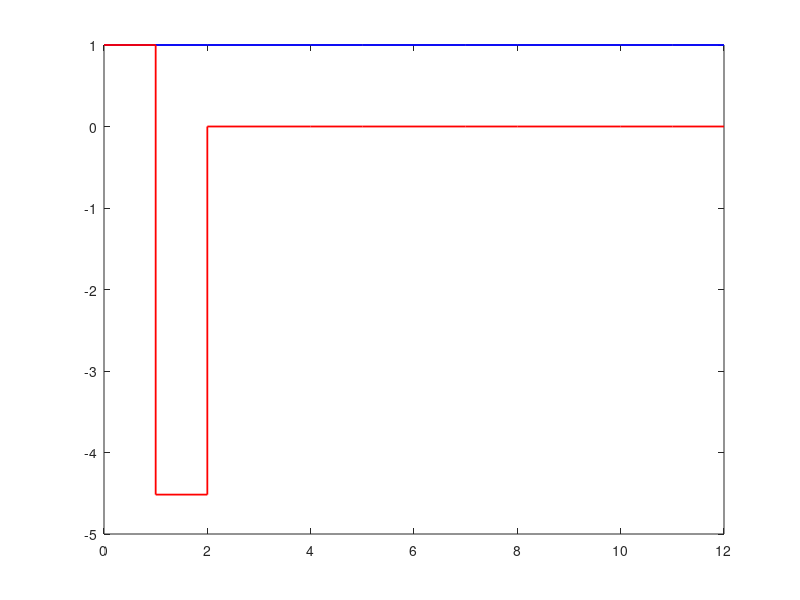

This chart was generated by the following MATLAB code: (Note: this script raises an error after producing the figure.)
%% Digital Control III: Deadbeat Control
% *A discrete-only trick: reach the target in a finite number of steps.*
%
% In continuous time you cannot place a pole "at $-\infty$", so a response
% only ever decays asymptotically. In discrete time you can place *every*
% closed-loop pole at $z=0$: the closed-loop state-transition matrix
% becomes nilpotent, and the system reaches its target in at most $n$
% samples. This is *deadbeat* control. You will:
%
% * discretize a plant and place its discrete poles at the origin with |acker|,
% * verify the closed-loop $A-BK$ is nilpotent, and
% * watch the state hit zero in exactly $n$ steps.
%
% Run with |publish('DeadbeatControl.m')|, or step through with *Ctrl+Enter*.

%% Discretize the plant
% Continuous plant $G(s)=\dfrac{1}{s^2+s}$ (an integrator plus a lag),
% sampled at $T=0.2$ s.
G    = tf(1,[1 1 0]);
T    = 0.2;
sysd = c2d(ss(G), T);
A = sysd.A; B = sysd.B;
n = size(A,1);

%% Place all discrete poles at z = 0
% Deadbeat design puts every eigenvalue of $A-BK$ at the origin.
K = acker(A, B, zeros(1,n));
fprintf('Deadbeat gain K = %s\n', mat2str(K,4))
fprintf('Closed-loop poles: %s (all at 0)\n', mat2str(eig(A-B*K).',3))

%% Nilpotency: why it settles in n steps
% Because the closed-loop matrix has all eigenvalues at $0$, it is
% *nilpotent*: $(A-BK)^n=0$. From any initial state the free response is
% therefore identically zero after $n$ samples.
Acl = A - B*K;
fprintf('||(A-BK)^%d|| = %.2e  (should be ~0)\n', n, norm(Acl^n))

%% Before vs. after: open loop vs. deadbeat
% Simulate both from the same initial state. The open-loop plant (a pole
% at $z=1$) never returns to zero; the deadbeat loop snaps to zero at
% $k=n$.
N = 12;
x_ol = zeros(n,N+1); x_ol(:,1) = [1;1];
x_db = zeros(n,N+1); x_db(:,1) = [1;1];
for k = 1:N
    x_ol(:,k+1) = A   * x_ol(:,k);
    x_db(:,k+1) = Acl * x_db(:,k);
end

figure
stairs(0:N, x_ol(1,:),'b','LineWidth',1.3)
hold on
stairs(0:N, x_db(1,:),'r','LineWidth',1.3)
xline(n,'k:',sprintf('settled at k=%d',n))
hold off
grid on
legend('Before (open loop)','After (deadbeat)','Interpreter','latex','FontSize',12)
title('Deadbeat Control: State Reaches Zero in $n$ Steps','Interpreter','latex','FontSize',15)
ylabel('$x_1$','Interpreter','latex','FontSize',16); set(get(gca,'YLabel'),'Rotation',0)
xlabel('sample $k$','Interpreter','latex','FontSize',16)

%% The price of deadbeat: control effort
% Settling instantly is not free -- the control signal $u_k=-Kx_k$ is
% large at the first step, and the design is very sensitive to the model
% and the chosen sample time.
u_db = -K * x_db;
figure
stairs(0:N, u_db,'r','LineWidth',1.3)
grid on
title('Deadbeat Control Effort','Interpreter','latex','FontSize',15)
ylabel('$u_k$','Interpreter','latex','FontSize',16); set(get(gca,'YLabel'),'Rotation',0)
xlabel('sample $k$','Interpreter','latex','FontSize',16)

%% Summary
% * Discrete pole placement at $z=0$ makes $A-BK$ nilpotent.
% * The closed loop settles *exactly*, in at most $n$ samples -- a feat
%   impossible in continuous time.
% * The cost is large control effort and high sensitivity, so deadbeat is
%   used sparingly and only when the model is trustworthy.

%% Try it yourself
% * Lengthen the sample time |T| and notice the deadbeat gain |K| shrink,
%   while the fixed n-step settling takes longer in real time.
% * Add a third state and confirm the loop still settles in exactly n steps
%   with $(A-BK)^n = 0$.
